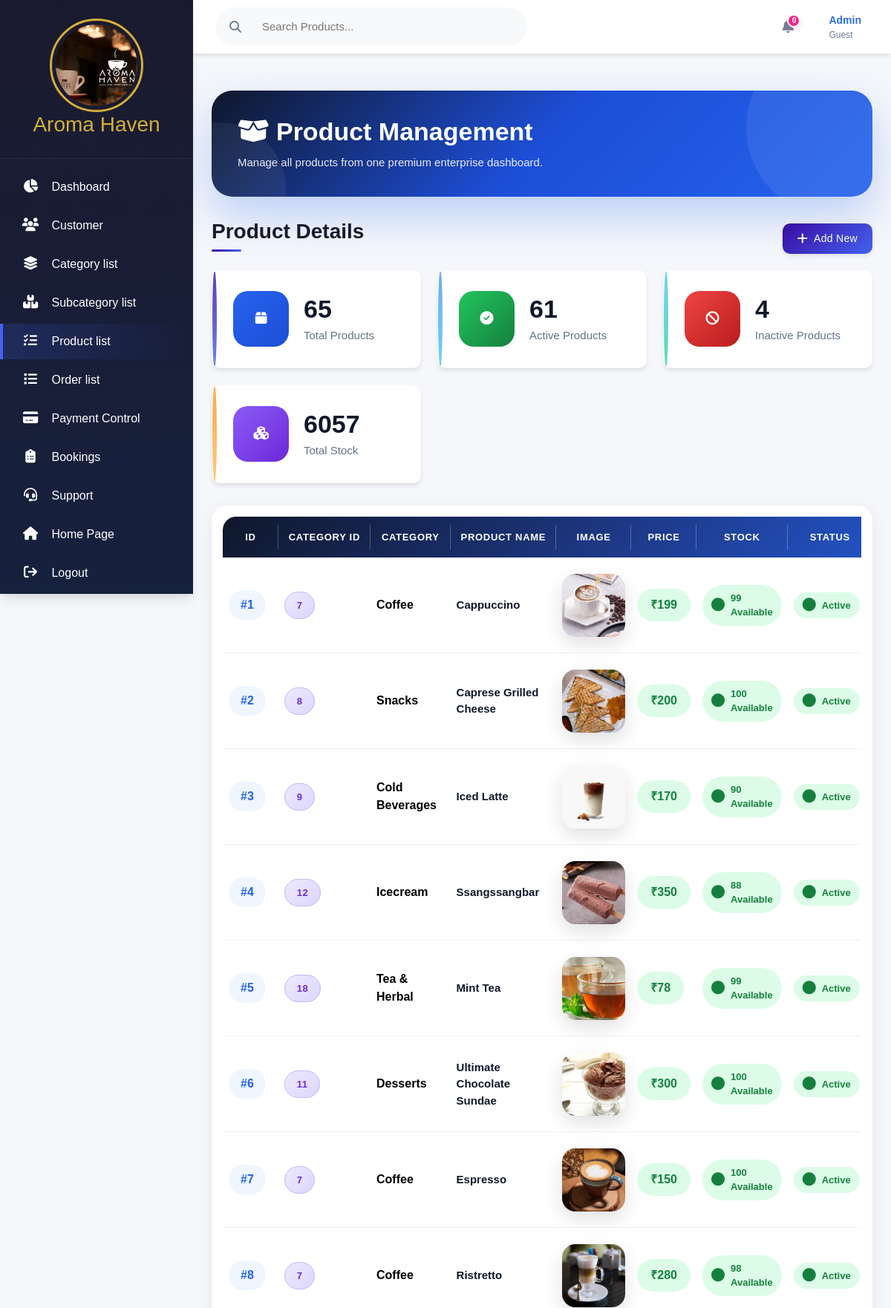
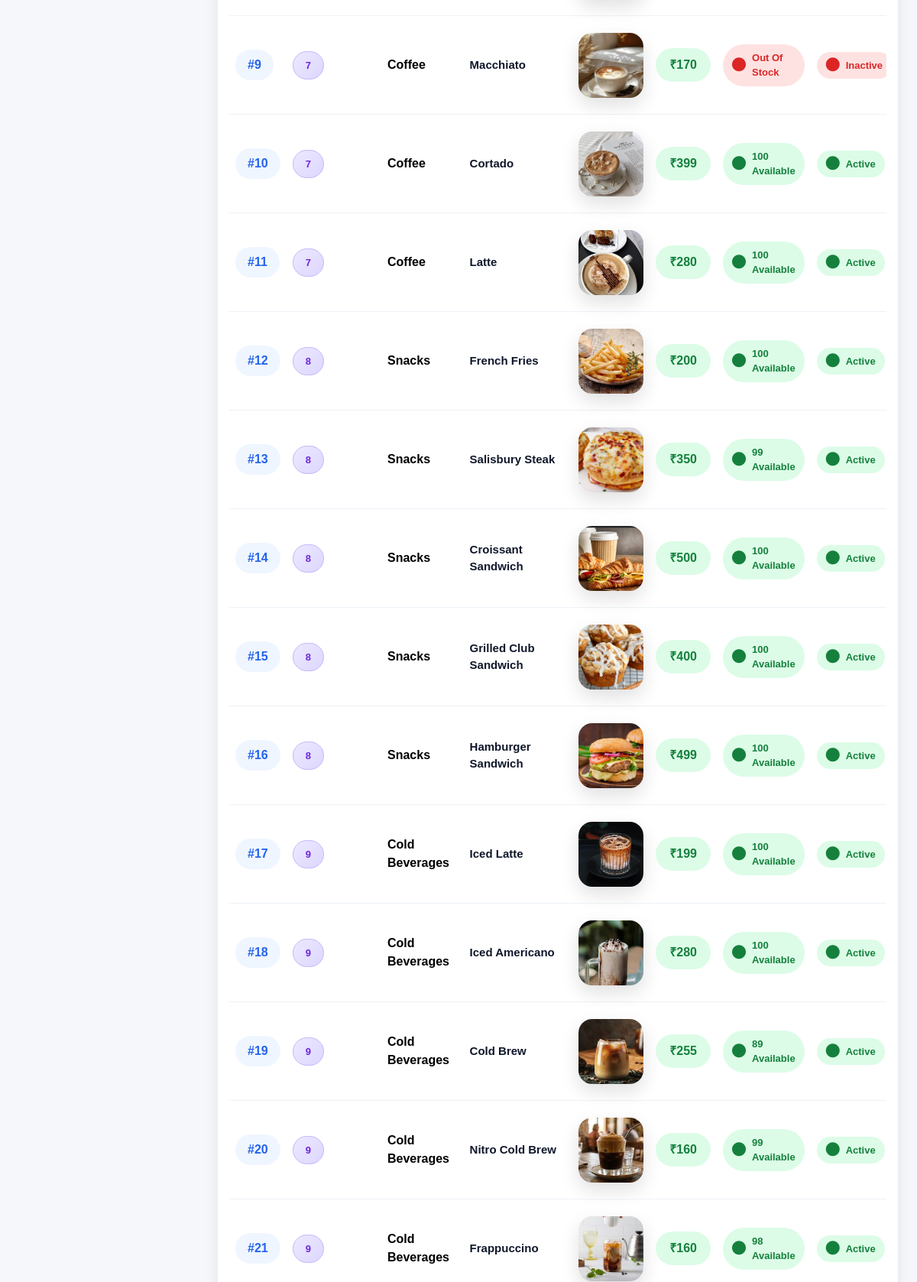
/admin/product_list.php (upper part), run on the app's committed database (2 pictures, top to bottom).
### tables this page shows
CREATE TABLE `products` (
  `id` int(11) NOT NULL,
  `category_id` int(255) NOT NULL,
  `category_name` varchar(255) NOT NULL,
  `name` varchar(100) NOT NULL,
  `price` decimal(10,2) NOT NULL,
  `stock` int(11) NOT NULL DEFAULT 0,
  `image` text NOT NULL,
  `status` tinyint(1) NOT NULL DEFAULT 1,
  `create_at` timestamp NOT NULL DEFAULT current_timestamp()
);

CREATE TABLE `categories` (
  `id` int(255) NOT NULL,
  `name` varchar(255) NOT NULL,
  `slug` varchar(255) NOT NULL,
  `descri` varchar(255) NOT NULL,
  `price` int(255) NOT NULL,
  `image` text NOT NULL,
  `status` tinyint(1) NOT NULL DEFAULT 1,
  `create_at` timestamp NOT NULL DEFAULT current_timestamp(),
  `parent_id` int(255) NOT NULL DEFAULT 0
);

### admin/product_list.php (the view, shortened to what this page needs)
<!DOCTYPE html>
<html lang="en">
<head>
    <link rel="stylesheet"
    href="https://cdnjs.cloudflare.com/ajax/libs/font-awesome/6.7.2/css/all.min.css" />
    <link rel="stylesheet"
    href="../assets/bootstrap-5.3.7-dist/css/bootstrap.min.css" />
    <link rel="stylesheet"
    href="https://cdn.datatables.net/2.3.7/css/dataTables.bootstrap5.min.css">
    <link rel="stylesheet" href="admin_panel.css">
</head>
<body>
<?php
global $conn;
$query = "SELECT
products.*,
categories.name AS category
FROM products
LEFT JOIN categories
ON products.category_id = categories.id";
$query .= " ORDER BY products.id ASC";
$res = mysqli_query($conn, $query);
?>
<div class="container" style="margin-left:-1%; min-width:102%;">
    <?php include "sidebar.php"; ?>
    <?php include "header.php"; ?>
    <div class="main-content">
<div class="subcategory-hero">
<div>
<h2>
<i class="fa-solid fa-box-open"></i>
Product Management
</h2>
<p>
Manage all products from one premium enterprise dashboard.
</p>
</div>
</div>
    <div class="d-flex justify-content-between align-items-center mb-3">
        <h1 class="title">Product Details</h1>
        <a href="add_product.php">
            <button class="btn btn-primary">
                <i class="fas fa-plus"></i>
                Add New
            </button>
        </a>
    </div>
    <?php
$totalProduct=mysqli_fetch_assoc(mysqli_query($conn,"
SELECT COUNT(*) total
FROM products
"));
$activeProduct=mysqli_fetch_assoc(mysqli_query($conn,"
SELECT COUNT(*) total
FROM products
WHERE status=1
"));
$inactiveProduct=mysqli_fetch_assoc(mysqli_query($conn,"
SELECT COUNT(*) total
FROM products
WHERE status=0
"));
$totalStock=mysqli_fetch_assoc(mysqli_query($conn,"
SELECT SUM(stock) total
FROM products
"));
?>
<div class="stats-grid">
<div class="stat-card total-card">
<div class="stat-icon">
<i class="fas fa-box"></i>
</div>
<div class="stat-info">
<h3><?php echo $totalProduct['total']; ?></h3>
<p>Total Products</p>
</div>
</div>
<div class="stat-card active-card">
<div class="stat-icon">
<i class="fas fa-check-circle"></i>
</div>
<div class="stat-info">
<h3><?php echo $activeProduct['total']; ?></h3>
<p>Active Products</p>
</div>
</div>
<div class="stat-card inactive-card">
<div class="stat-icon">
<i class="fas fa-ban"></i>
</div>
<div class="stat-info">
<h3><?php echo $inactiveProduct['total']; ?></h3>
<p>Inactive Products</p>
</div>
</div>
<div class="stat-card category-card">
<div class="stat-icon">
<i class="fas fa-cubes"></i>
</div>
<div class="stat-info">
<h3><?php echo $totalStock['total']; ?></h3>
<p>Total Stock</p>
</div>
</div>
</div>
    <div class="product-card">
<div class="table-responsive">
<table id="myTable"
class="table premium-table align-middle">
            <thead class="premium-head">
            <tr>
                <th>ID</th>
                <th>Category ID</th>
                <th>Category</th>
                <th>Product Name</th>
                <th>Image</th>
                <th>Price</th>
                <th>Stock</th>
                <th>Status</th>
            </tr>
        </thead>
        <tbody>
        <?php
        if(mysqli_num_rows($res) > 0){
            while($row = mysqli_fetch_assoc($res)){
        ?>
            <tr>
                 <td>
<span class="table-id">
#<?php echo $row['id']; ?>
</span>
</td>
                <td>
<span class="category-id">
<?php echo $row['category_id']; ?>
</span>
</td>
                <td>
<div class="category-box">
<div>
<b>
<?php echo $row['category']; ?>
</b>
</div>
</div>
</td>
                 <td>
<div class="subcategory-name">
<?php echo $row['name']; ?>
</div>
</td>
<td>
<img
src="<?php echo !empty($row['image']) ? '../images/'.$row['image'] : '../images/default.avif'; ?>"
class="subcategory-image"
>
</td>
                 <td>
<div class="price-tag">
₹<?php echo number_format($row['price']); ?>
</div>
</td>
                 <td>
<?php
if($row['stock']==0){
?>
<span class="status-badge inactive">
<i class="fas fa-circle"></i>
Out Of Stock
</span>
<?php
}
else{
?>
<span class="status-badge active">
<i class="fas fa-circle"></i>
<?php echo $row['stock']; ?> Available
</span>
<?php } ?>
</td>
                <td>
                    <?php
                  if($row['status']==1){
?>
<span class="status-badge active">
<i class="fas fa-circle"></i>
Active
</span>
<?php
}else{
?>
<span class="status-badge inactive">
<i class="fas fa-circle"></i>
Inactive
</span>
<?php } ?>
                </td>
            </tr>
        <?php
            }
        } ?>
        </tbody>
    </table>
</div>
</div>
</div>
</body>
</html>

### admin/admin_panel.css (style rules this page uses)
:root { --primary: #3a0ca3; --primary-light: #4361ee; --secondary: #7209b7; --success: #4cc9f0; --danger: #f72585; --warning: #f8961e; --info: #4895ef; --dark: #1a1a2e; --light: #f8f9fa; --border: #e9ecef; --text: #2d3748; --text-light: #718096; --shadow: 0 10px 15px -3px rgba(0, 0, 0, 0.1), 0 4px 6px -2px rgba(0, 0, 0, 0.05); --shadow-sm: 0 4px 6px -1px rgba(0, 0, 0, 0.1); --shadow-lg: 0 20px 25px -5px rgba(0, 0, 0, 0.1), 0 10px 10px -5px rgba(0, 0, 0, 0.04); --radius: 10px; --radius-sm: 6px; --sidebar-width: 260px; --header-height: 70px; --transition: all 0.3s ease; }
* { margin: 0; padding: 0; box-sizing: border-box; font-family: "Poppins", sans-serif; }
body { background-color: #f5f7fb; color: var(--text); overflow-x: hidden; }
.container { display: grid; display: block; grid-template-rows: var(--header-height) 1fr; min-height: 100vh; }
.main-content, .header { margin-left: 260px; width: calc(100% - 260px); }
.main-content { grid-column: 2; padding: 25px 30px; overflow-y: auto; margin-left: 260px; padding: 25px; width: calc(100% - 260px); }
.title { font-size: 28px; font-weight: 700; color: var(--dark); position: relative; padding-bottom: 10px; }
.title::after { content: ""; position: absolute; bottom: 0; left: 0; width: 40px; height: 3px; background: linear-gradient(90deg, var(--primary), var(--primary-light)); border-radius: 10px; }
.stat-card { background-color: white; border-radius: var(--radius); padding: 28px; box-shadow: var(--shadow-sm); transition: all 0.4s ease; position: relative; overflow: hidden; border: 1px solid rgba(0, 0, 0, 0.03); }
.stat-card::before { content: ""; position: absolute; top: 0; left: 0; width: 6px; height: 100%; opacity: 0.8; transition: var(--transition); }
.stat-card:nth-child(1)::before { background: linear-gradient(to bottom, var(--primary), var(--primary-light)); }
.stat-card:nth-child(2)::before { background: linear-gradient(to bottom, var(--info), var(--success)); }
.stat-card:nth-child(3)::before { background: linear-gradient(to bottom, var(--success), #36d399); }
.stat-card:nth-child(4)::before { background: linear-gradient(to bottom, var(--warning), #ffbd59); }
.btn { display: inline-flex; align-items: center; justify-content: center; padding: 10px 20px; border-radius: var(--radius); font-weight: 500; cursor: pointer; transition: all 0.3s; border: none; outline: none; font-size: 14px; letter-spacing: 0.3px; box-shadow: 0 3px 6px rgba(0, 0, 0, 0.08); position: relative; overflow: hidden; }
.btn::after { content: ""; position: absolute; width: 100%; height: 100%; top: 0; left: -100%; background: linear-gradient( 90deg, transparent, rgba(255, 255, 255, 0.2), transparent ); transition: 0.5s; }
.btn i { margin-right: 8px; font-size: 16px; transition: var(--transition); }
.btn-primary { background: linear-gradient(135deg, var(--primary), var(--primary-light)); color: white; }
.fas { font-size: 18px; }
.product-card { display: flex; justify-content: space-between; align-items: center; padding: 15px; margin-bottom: 15px; background: #fff; border-radius: 20px; box-shadow: 0 5px 20px rgba(0, 0, 0, 0.08); }

### data on the page
products: id "1", category "7", category.name "Coffee", name "Cappuccino", image (picture), price "199", stock "99", status 1 (drawn)
products: id "2", category "8", category.name "Snacks", name "Caprese Grilled Cheese", image (picture), price "200", stock "100", status 1 (drawn)
products: id "3", category "9", category.name "Cold Beverages", name "Iced Latte", image (picture), price "170", stock "90", status 1 (drawn)
products: id "4", category "12", category.name "Icecream", name "Ssangssangbar", image (picture), price "350", stock "88", status 1 (drawn)
products: id "5", category "18", category.name "Tea & Herbal", name "Mint Tea", image (picture), price "78", stock "99", status 1 (drawn)
products: id "6", category "11", category.name "Desserts", name "Ultimate Chocolate Sundae", image (picture), price "300", stock "100", status 1 (drawn)
products: id "7", category "7", category.name "Coffee", name "Espresso", image (picture), price "150", stock "100", status 1 (drawn)
products: id "8", category "7", category.name "Coffee", name "Ristretto", image (picture), price "280", stock "98", status 1 (drawn)
products: id "9", category "7", category.name "Coffee", name "Macchiato", image (picture), price "170", stock 0 (drawn), status 0 (drawn)
products: id "10", category "7", category.name "Coffee", name "Cortado", image (picture), price "399", stock "100", status 1 (drawn)
products: id "11", category "7", category.name "Coffee", name "Latte", image (picture), price "280", stock "100", status 1 (drawn)
products: id "12", category "8", category.name "Snacks", name "French Fries", image (picture), price "200", stock "100", status 1 (drawn)
products: id "13", category "8", category.name "Snacks", name "Salisbury Steak", image (picture), price "350", stock "99", status 1 (drawn)
products: id "14", category "8", category.name "Snacks", name "Croissant Sandwich", image (picture), price "500", stock "100", status 1 (drawn)
products: id "15", category "8", category.name "Snacks", name "Grilled Club Sandwich", image (picture), price "400", stock "100", status 1 (drawn)
products: id "16", category "8", category.name "Snacks", name "Hamburger Sandwich", image (picture), price "499", stock "100", status 1 (drawn)
products: id "17", category "9", category.name "Cold Beverages", name "Iced Latte", image (picture), price "199", stock "100", status 1 (drawn)
products: id "18", category "9", category.name "Cold Beverages", name "Iced Americano", image (picture), price "280", stock "100", status 1 (drawn)
products: id "19", category "9", category.name "Cold Beverages", name "Cold Brew", image (picture), price "255", stock "89", status 1 (drawn)
products: id "20", category "9", category.name "Cold Beverages", name "Nitro Cold Brew", image (picture), price "160", stock "99", status 1 (drawn)
products: id "21", category "9", category.name "Cold Beverages", name "Frappuccino", image (picture), price "160", stock "98", status 1 (drawn)

### other printed values
$notificationData['total'] "0"
$_SESSION['user_name'] "Guest"
$totalProduct['total'] "65"
$activeProduct['total'] "61"
$inactiveProduct['total'] "4"
$totalStock['total'] "6057"
